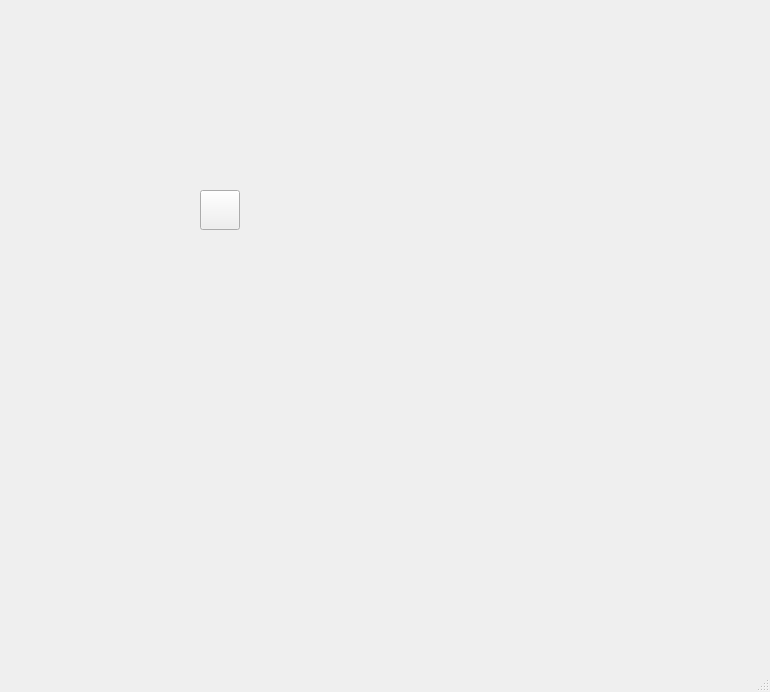
<?xml version="1.0" encoding="UTF-8"?>
<ui version="4.0">
 <class>MainWindow</class>
 <widget class="QMainWindow" name="MainWindow">
  <property name="geometry">
   <rect>
    <x>0</x>
    <y>0</y>
    <width>770</width>
    <height>692</height>
   </rect>
  </property>
  <property name="font">
   <font>
    <family>D2Coding</family>
    <pointsize>12</pointsize>
   </font>
  </property>
  <property name="windowTitle">
   <string>MainWindow</string>
  </property>
  <widget class="QWidget" name="centralwidget">
   <widget class="QLabel" name="lb1">
    <property name="geometry">
     <rect>
      <x>80</x>
      <y>190</y>
      <width>40</width>
      <height>40</height>
     </rect>
    </property>
    <property name="text">
     <string/>
    </property>
    <property name="pixmap">
     <pixmap>40pix/0.png</pixmap>
    </property>
   </widget>
   <widget class="QPushButton" name="pbtn1">
    <property name="geometry">
     <rect>
      <x>200</x>
      <y>190</y>
      <width>40</width>
      <height>40</height>
     </rect>
    </property>
    <property name="text">
     <string/>
    </property>
    <property name="icon">
     <iconset>
      <normaloff>40pix/0.png</normaloff>40pix/0.png</iconset>
    </property>
    <property name="iconSize">
     <size>
      <width>40</width>
      <height>40</height>
     </size>
    </property>
   </widget>
  </widget>
  <widget class="QMenuBar" name="menubar">
   <property name="geometry">
    <rect>
     <x>0</x>
     <y>0</y>
     <width>770</width>
     <height>21</height>
    </rect>
   </property>
  </widget>
  <widget class="QStatusBar" name="statusbar"/>
 </widget>
 <resources/>
 <connections/>
</ui>
